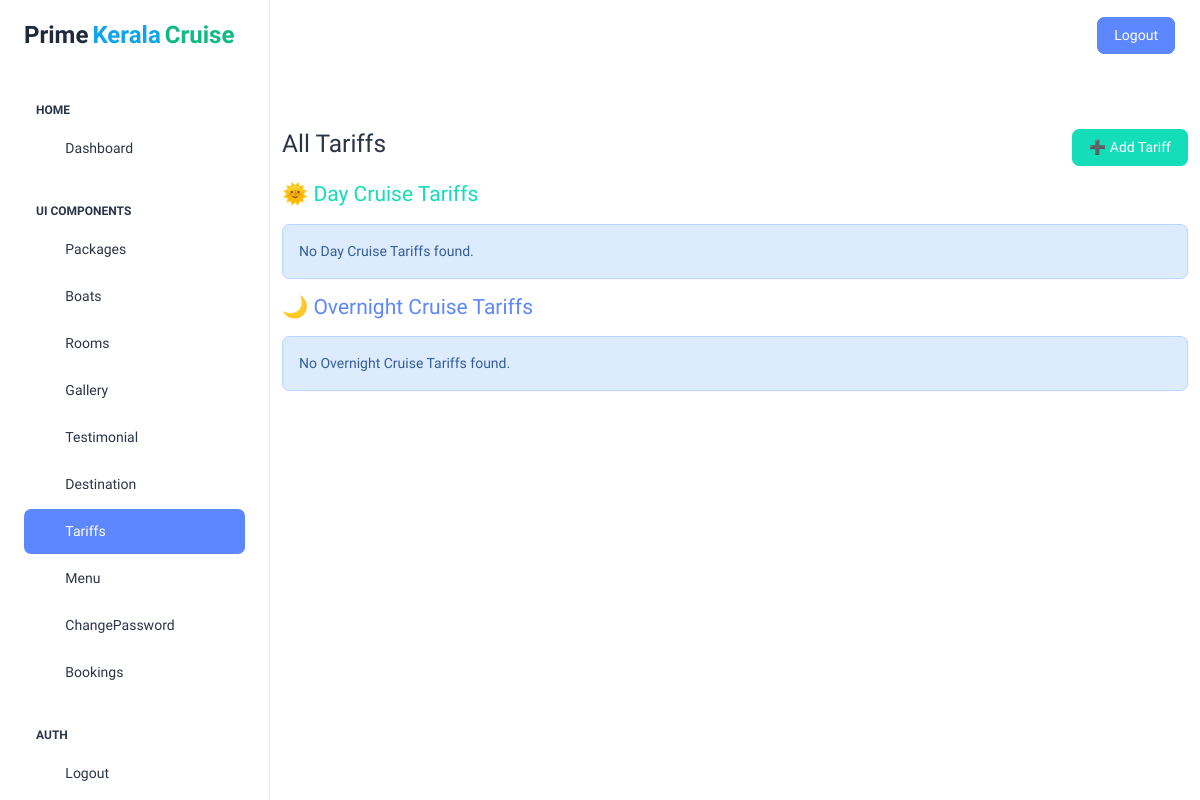
Before: /admin_view_tariff with the older database file.
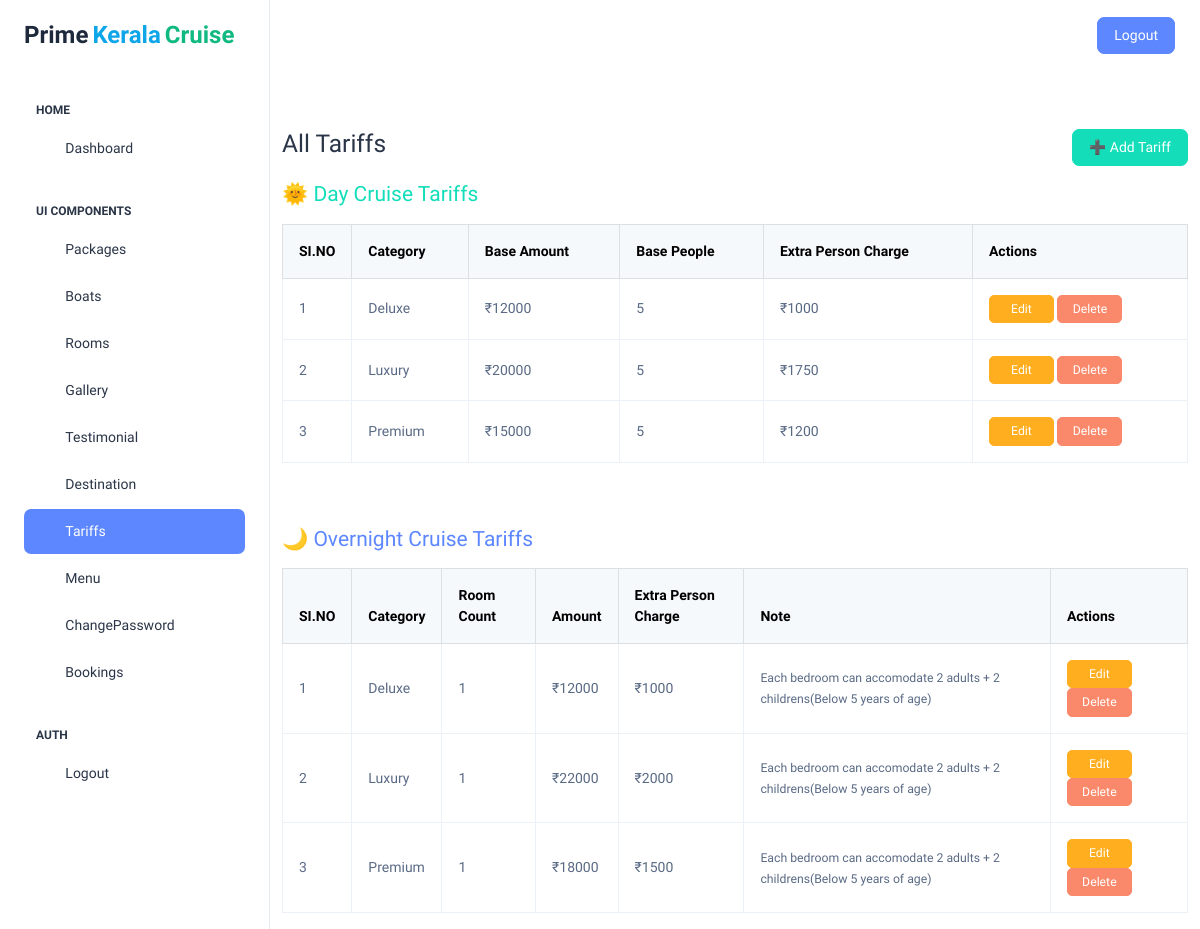
After: the same page with the newer database file.
### app/models.py (models this page shows, shortened)
class Tariff1(models.Model):
    CATEGORY_CHOICES = [
        ('Deluxe', 'Deluxe'),
        ('Premium', 'Premium'),
        ('Luxury', 'Luxury'),
    ]
    TYPE_CHOICES = [
        ('DayCruise', 'DayCruise'),
        ('OvernightCruise', 'OvernightCruise'),
    ]
    category = models.CharField(max_length=50, choices=CATEGORY_CHOICES)
    type = models.CharField(max_length=50, choices=TYPE_CHOICES)
    amount = models.DecimalField(max_digits=10, decimal_places=2, null=True, blank=True)
    base_people = models.PositiveIntegerField(null=True, blank=True)
    extra_person_amount = models.DecimalField(max_digits=10, decimal_places=2, null=True, blank=True)
    room_count = models.PositiveIntegerField(null=True, blank=True)
    extra_person_charge = models.DecimalField(max_digits=10, decimal_places=2, null=True, blank=True)
    note = models.TextField(null=True, blank=True)

### app/views.py (the view)
# urls.py: path('admin_view_tariff', views.admin_view_tariff, name="admin_view_tariff"),
def admin_view_tariff(request):
    if request.session.get('log') == "out":
        return HttpResponse("<script>alert('You haven’t logged in yet...!');window.location='/login'</script>")
    tariffs = Tariff1.objects.all().order_by('type', 'category')
    day_tariffs = tariffs.filter(type="DayCruise")
    night_tariffs = tariffs.filter(type="OvernightCruise")
    context = {
        'day_tariffs': day_tariffs,
        'night_tariffs': night_tariffs,
    }
    return render(request, 'admin/admin_view_tariff.html', context)

### templates/admin/admin_view_tariff.html (shortened to what this page needs)
{% include 'admin/adminheader.html' %}
<div class="container mt-4">
  <div class="d-flex justify-content-between align-items-center mb-3">
    <h1 class="h3">All Tariffs</h1>
    <a href="{% url 'admin_add_tariff' %}" class="btn btn-success">➕ Add Tariff</a>
  </div>
  <h4 class="text-success mb-3">🌞 Day Cruise Tariffs</h4>
  {% if day_tariffs %}
  <div class="table-responsive mb-5">
    <table class="table table-bordered table-hover align-middle">
      <thead class="table-light">
        <tr>
          <th style="width: 60px;">SI.NO</th>
          <th>Category</th>
          <th>Base Amount</th>
          <th>Base People</th>
          <th>Extra Person Charge</th>
          <th>Actions</th>
        </tr>
      </thead>
      <tbody>
        {% for b in day_tariffs %}
        <tr>
          <td>{{ forloop.counter }}</td>
          <td>{{ b.category }}</td>
          <td>₹{{ b.amount|floatformat:0 }}</td>
          <td>{{ b.base_people }}</td>
          <td>₹{{ b.extra_person_amount|floatformat:0 }}</td>
          <td>
            <a href="{% url 'admin_edit_tariff' b.id %}" class="btn btn-sm btn-warning" style="width:65px;">Edit</a>
            <a href="{% url 'admin_delete_tariff' b.id %}"
               class="btn btn-sm btn-danger"
               onclick="return confirm('Are you sure you want to delete this tariff?');"
               style="width:65px;">Delete</a>
          </td>
        </tr>
        {% endfor %}
      </tbody>
    </table>
  </div>
  {% else %}
    <div class="alert alert-info">No Day Cruise Tariffs found.</div>
  {% endif %}
  <h4 class="text-primary mb-3">🌙 Overnight Cruise Tariffs</h4>
  {% if night_tariffs %}
  <div class="table-responsive">
    <table class="table table-bordered table-hover align-middle">
      <thead class="table-light">
        <tr>
          <th style="width: 60px;">SI.NO</th>
          <th>Category</th>
          <th>Room Count</th>
          <th>Amount</th>
          <th>Extra Person Charge</th>
          <th>Note</th>
          <th>Actions</th>
        </tr>
      </thead>
      <tbody>
        {% for b in night_tariffs %}
        <tr>
          <td>{{ forloop.counter }}</td>
          <td>{{ b.category }}</td>
          <td>{{ b.room_count }}</td>
          <td>₹{{ b.amount|floatformat:0 }}</td>
          <td>₹{{ b.extra_person_charge|floatformat:0 }}</td>
          <td>
            {% if b.note %}
              <small>{{ b.note }}</small>
            {% else %}
              <em>No note provided</em>
            {% endif %}
          </td>
          <td>
            <a href="{% url 'admin_edit_tariff' b.id %}" class="btn btn-sm btn-warning" style="width:65px;">Edit</a>
            <a href="{% url 'admin_delete_tariff' b.id %}"
               class="btn btn-sm btn-danger"
               onclick="return confirm('Are you sure you want to delete this tariff?');"
               style="width:65px;">Delete</a>
          </td>
        </tr>
        {% endfor %}
      </tbody>
    </table>
  </div>
  {% else %}
    <div class="alert alert-info">No Overnight Cruise Tariffs found.</div>
  {% endif %}
</div>
{% include 'admin/adminfooter.html' %}

### templates/admin/adminheader.html (shortened to what this page needs)
<!doctype html>
<html lang="en">
<head>
  <link rel="stylesheet" href="../static/assetsadmin/css/styles.min.css" />
</head>
<body>
  <div class="page-wrapper" id="main-wrapper" data-layout="vertical" data-navbarbg="skin6" data-sidebartype="full"
    data-sidebar-position="fixed" data-header-position="fixed">
    <aside class="left-sidebar">
      <div>
        <div class="brand-logo d-flex align-items-center justify-content-between">
          <a href="/" class="text-nowrap logo-text" style="text-decoration: none; display: flex; align-items: center;">
            <span style="font-size: 24px; font-weight: 700; color: #1e293b;">Prime</span>
            <span style="font-size: 24px; font-weight: 700; color: #0ea5e9; margin-left: 4px;">Kerala</span>
            <span style="font-size: 24px; font-weight: 700; color: #10b981; margin-left: 4px;">Cruise</span>
          </a>
        </div>
        <nav class="sidebar-nav scroll-sidebar" data-simplebar="">
          <ul id="sidebarnav">
            <li class="nav-small-cap">
              <span class="hide-menu">Home</span>
            </li>
            <li class="sidebar-item">
              <a class="sidebar-link" href="/admin_home" aria-expanded="false">
                <span>
                  <i class="ti ti-layout-dashboard"></i>
                </span>
                <span class="hide-menu">Dashboard</span>
              </a>
            </li>
            <li class="nav-small-cap">
              <span class="hide-menu">UI COMPONENTS</span>
            </li>
            <li class="sidebar-item">
              <a class="sidebar-link" href="/admin_view_package" aria-expanded="false">
                <span>
                  <i class="ti ti-article"></i>
                </span>
                <span class="hide-menu">Packages</span>
              </a>
            </li>
            <li class="sidebar-item">
              <a class="sidebar-link" href="/admin_view_boat" aria-expanded="false">
                <span>
                  <i class="ti ti-speedboat"></i>
                </span>
                <span class="hide-menu">Boats</span>
              </a>
            </li>
            <li class="sidebar-item">
              <a class="sidebar-link" href="/admin_view_room" aria-expanded="false">
                <span>
                   <i class="ti ti-door"></i>
                </span>
                <span class="hide-menu">Rooms</span>
              </a>
            </li>
            <li class="sidebar-item">
              <a class="sidebar-link" href="/admin_view_gallery" aria-expanded="false">
                <span>
                  <i class="ti ti-brand-google-photos"></i>
                </span>
                <span class="hide-menu">Gallery</span>
              </a>
            </li>
            <li class="sidebar-item">
              <a class="sidebar-link" href="/admin_view_testimonial" aria-expanded="false">
                <span>
                  <i class="ti ti-brand-cohost"></i>
                </span>
                <span class="hide-menu">Testimonial</span>
              </a>
            </li>
            <li class="sidebar-item">
              <a class="sidebar-link" href="/admin_view_destination" aria-expanded="false">
                <span>
                  <i class="ti ti-map-pin"></i>
                </span>
                <span class="hide-menu">Destination</span>
              </a>
            </li>
            <li class="sidebar-item">
              <a class="sidebar-link" href="/admin_view_tariff" aria-expanded="false">
                <span>
                  <i class="ti ti-receipt-2"></i>
                </span>
                <span class="hide-menu">Tariffs</span>
              </a>
            </li>
            <li class="sidebar-item">
              <a class="sidebar-link" href="/admin_view_menu_items" aria-expanded="false">
                <span>
                  <i class="ti ti-tools-kitchen-2"></i>
                </span>
                <span class="hide-menu">Menu</span>
              </a>
            </li>
            <li class="sidebar-item">
              <a class="sidebar-link" href="/changepassword" aria-expanded="false">
                <span>
                  <i class="ti ti-password"></i>
                </span>
                <span class="hide-menu">ChangePassword</span>
              </a>
            </li>
            <li class="sidebar-item">
              <a class="sidebar-link" href="/admin_view_all_bookings" aria-expanded="false">
                <span>
                  <i class="ti ti-brand-booking"></i>
                </span>
                <span class="hide-menu">Bookings</span>
              </a>
            </li>
            <li class="nav-small-cap">
              <span class="hide-menu">AUTH</span>
            </li>
            <li class="sidebar-item">
              <a class="sidebar-link" href="/login" aria-expanded="false">
                <span>
                  <i class="ti ti-login"></i>
                </span>
                <span class="hide-menu">Logout</span>
              </a>
            </li>
        </nav>
      </div>
    </aside>
    <div class="body-wrapper">
      <header class="app-header">
        <nav class="navbar navbar-expand-lg navbar-light">
          <div class="navbar-collapse justify-content-end px-0" id="navbarNav">
            <ul class="navbar-nav flex-row ms-auto align-items-center justify-content-end">
              <a href="/login" class="btn btn-primary">Logout</a>
            </ul>
          </div>
        </nav>
      </header>
      <br><br><br><br><br>

### templates/admin/adminfooter.html (shortened to what this page needs)
</div>
  </div>
</body>
</html>

Changed rows visible on the page:
added Tariff1: category "Deluxe", amount "12000", base_people "5", extra_person_amount "1000", shown under "🌞 Day Cruise Tariffs"
added Tariff1: category "Luxury", amount "20000", base_people "5", extra_person_amount "1750", shown under "🌞 Day Cruise Tariffs"
added Tariff1: category "Premium", amount "15000", base_people "5", extra_person_amount "1200", shown under "🌞 Day Cruise Tariffs"
added Tariff1: category "Deluxe", room_count "1", amount "12000", extra_person_charge "1000", note "Each bedroom can accomodate 2 adults + 2 childrens(Below 5 years of age)", shown under "🌙 Overnight Cruise Tariffs"
added Tariff1: category "Luxury", room_count "1", amount "22000", extra_person_charge "2000", note "Each bedroom can accomodate 2 adults + 2 childrens(Below 5 years of age)", shown under "🌙 Overnight Cruise Tariffs"
added Tariff1: category "Premium", room_count "1", amount "18000", extra_person_charge "1500", note "Each bedroom can accomodate 2 adults + 2 childrens(Below 5 years of age)", shown under "🌙 Overnight Cruise Tariffs"
Other visible differences:
text no longer shown: "No Day Cruise Tariffs found. No Overnight Cruise Tariffs found."
text now shown: "SI.NO Category Base Amount Base People Extra Person Charge Actions SI.NO Category Room Count Amount Extra Person Charge Note Actions"
